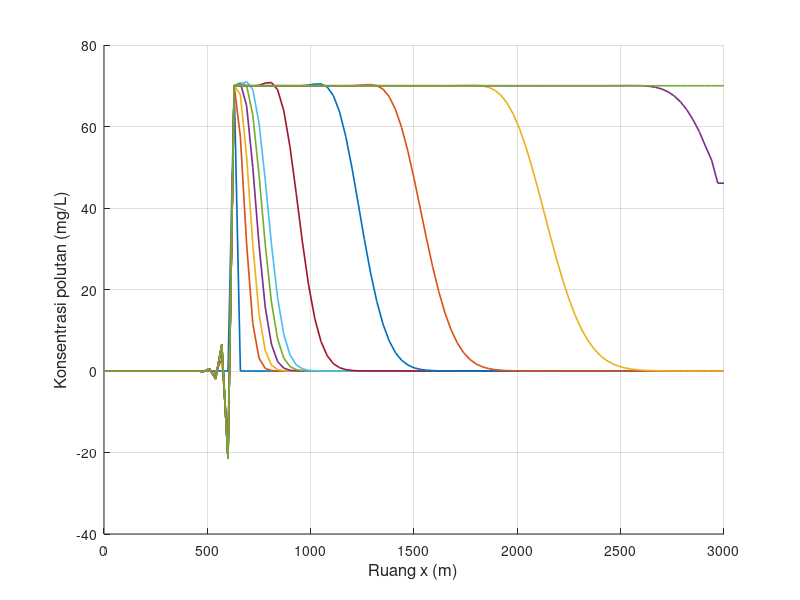

This figure's MATLAB source: (Note: this script raises an error after producing the figure.)
clear; clc; close all;

% Feby Syarief Al A`raaf
% 26050124130087
% Oseanografi C
%
% Simulasi adveksi-difusi 1 dimensi dengan metode FTCS
% Sumber polutan kontinu
% Grafik: konsentrasi polutan terhadap ruang

x_digit = 0;
y_digit = 8;
z_digit = 7;

u_xyz    = 0.780;
C_source = 10 * z_digit;   % = 70 mg/L

% Waktu yang akan diplot (dalam indeks langkah waktu n)
n_plot = [0, ...
          10 + z_digit, 20 + z_digit, 30 + z_digit, 40 + z_digit, ...
          50 + z_digit, 100 + z_digit, 200 + z_digit, 300 + z_digit, ...
          500 + z_digit, 800 + z_digit, 1000 + z_digit];

% === PARAMETER DOMAIN (dari tabel) ===
L = 3000;   % panjang domain (m)
T = 7200;   % waktu simulasi (s)  <-- diubah dari 10800 ke 7200

% Grid sumber polutan kontinu = 15+z
m_kontinu = 15 + z_digit;   % = 22

% === SKENARIO (dari tabel) ===
scenario(1).nama = 'Skenario 1';
scenario(1).dx   = 30;
scenario(1).dt   = 6;        % diubah dari 8 ke 6
scenario(1).u    = 0.5;      % diubah
scenario(1).D    = 4.0;      % diubah
scenario(1).m    = m_kontinu;

scenario(2).nama = 'Skenario 2';
scenario(2).dx   = 30;
scenario(2).dt   = 6;
scenario(2).u    = 0.1;
scenario(2).D    = 2.0;
scenario(2).m    = m_kontinu;

scenario(3).nama = 'Skenario 3';
scenario(3).dx   = 30;
scenario(3).dt   = 6;
scenario(3).u    = 0.5;
scenario(3).D    = 2.0;
scenario(3).m    = m_kontinu;

scenario(4).nama = 'Skenario 4';
scenario(4).dx   = 30;
scenario(4).dt   = 6;
scenario(4).u    = 0.1;
scenario(4).D    = 4.0;
scenario(4).m    = m_kontinu;

% === OUTPUT ===
folder_output = 'output_Kontinu_FTCS_Adveksi_Difusi_Terhadap_Ruang';
if ~exist(folder_output, 'dir')
    mkdir(folder_output);
end

for s = 1:numel(scenario)

    fprintf('\nMemproses %s\n', scenario(s).nama);

    dx       = scenario(s).dx;
    dt       = scenario(s).dt;
    u        = scenario(s).u;
    D        = scenario(s).D;
    m_source = scenario(s).m;

    x_space = 0:dx:L;
    t_grid  = 0:dt:T;

    Mmax = length(x_space);
    Nmax = length(t_grid) - 1;

    courant = u * dt / dx;
    alpha   = D * dt / dx^2;

    fprintf('dx = %.3f m, dt = %.3f s, u = %.3f m/s, D = %.3f m^2/s, m = %d\n', ...
            dx, dt, u, D, m_source);
    fprintf('Mmax = %d, Nmax = %d, Courant = %.4f, alpha = %.6f\n', ...
            Mmax, Nmax, courant, alpha);

    if m_source > Mmax
        fprintf('%s tidak dapat diproses karena grid sumber di luar domain.\n', scenario(s).nama);
        continue;
    end

    if any(n_plot > Nmax)
        n_tidak_valid = n_plot(n_plot > Nmax);
        fprintf('%s: n = %s melebihi Nmax = %d sehingga tidak digrafikkan.\n', ...
                scenario(s).nama, mat2str(n_tidak_valid), Nmax);
    end

    if alpha > 0.5
        fprintf('%s: peringatan, alpha > 0.5 sehingga skema FTCS berpotensi tidak stabil.\n', ...
                scenario(s).nama);
    end

    F0 = zeros(1, Mmax);
    F  = zeros(1, Mmax);

    snapshot = NaN(length(n_plot), Mmax);

    F0(:) = 0;
    F0(m_source) = C_source;

    idx0 = find(n_plot == 0, 1);
    if ~isempty(idx0)
        snapshot(idx0, :) = F0;
    end

    for J = 1:Nmax

        F0(1)    = F0(2);
        F0(Mmax) = F0(Mmax - 1);
        F0(m_source) = C_source;

        for i = 2:(Mmax - 1)
            if i == m_source
                F(i) = C_source;
            else
                F(i) = F0(i) ...
                     - (u * dt / (2 * dx)) * (F0(i + 1) - F0(i - 1)) ...
                     + (D * dt / dx^2) * (F0(i + 1) - 2 * F0(i) + F0(i - 1));
            end
        end

        F(1)    = F(2);
        F(Mmax) = F(Mmax - 1);
        F(m_source) = C_source;

        idx_snap = find(n_plot == J, 1);
        if ~isempty(idx_snap)
            snapshot(idx_snap, :) = F;
        end

        F0 = F;
    end

    fig = figure('Visible', 'off', 'Position', [100 100 1400 600]);
    hold on;

    legend_text = {};

    for k = 1:length(n_plot)
        if all(isnan(snapshot(k, :)))
            continue;
        end
        plot(x_space, snapshot(k, :), 'LineWidth', 1.2);
        legend_text{end + 1} = sprintf('n = %d', n_plot(k));
    end

    grid on;
    xlabel('Ruang x (m)', 'FontSize', 12);
    ylabel('Konsentrasi polutan (mg/L)', 'FontSize', 12);
    title(sprintf('%s - Konsentrasi polutan terhadap ruang', scenario(s).nama), ...
          'Feby Syarief-0087-Ose C', 'FontSize', 14, 'FontWeight', 'bold');
    xlim([x_space(1), x_space(end)]);

    y_max = max(snapshot(:), [], 'omitnan');
    if isempty(y_max) || isnan(y_max) || y_max <= 0
        ylim([0 1]);
    else
        ylim([0, max(C_source * 1.2, y_max * 1.1)]);
    end

    set(gca, 'FontSize', 11);
    legend(legend_text, 'Location', 'northwest', 'FontSize', 8, ...
           'NumColumns', 2, 'Box', 'on');
    hold off;

    nama_file = sprintf('ftcs_adveksi_difusi_ruang_skenario_%d.png', s);
    saveas(fig, fullfile(folder_output, nama_file));
    close(fig);

    fprintf('%s selesai diproses.\n', scenario(s).nama);
end

fprintf('\nSemua skenario telah selesai diproses.\n');
